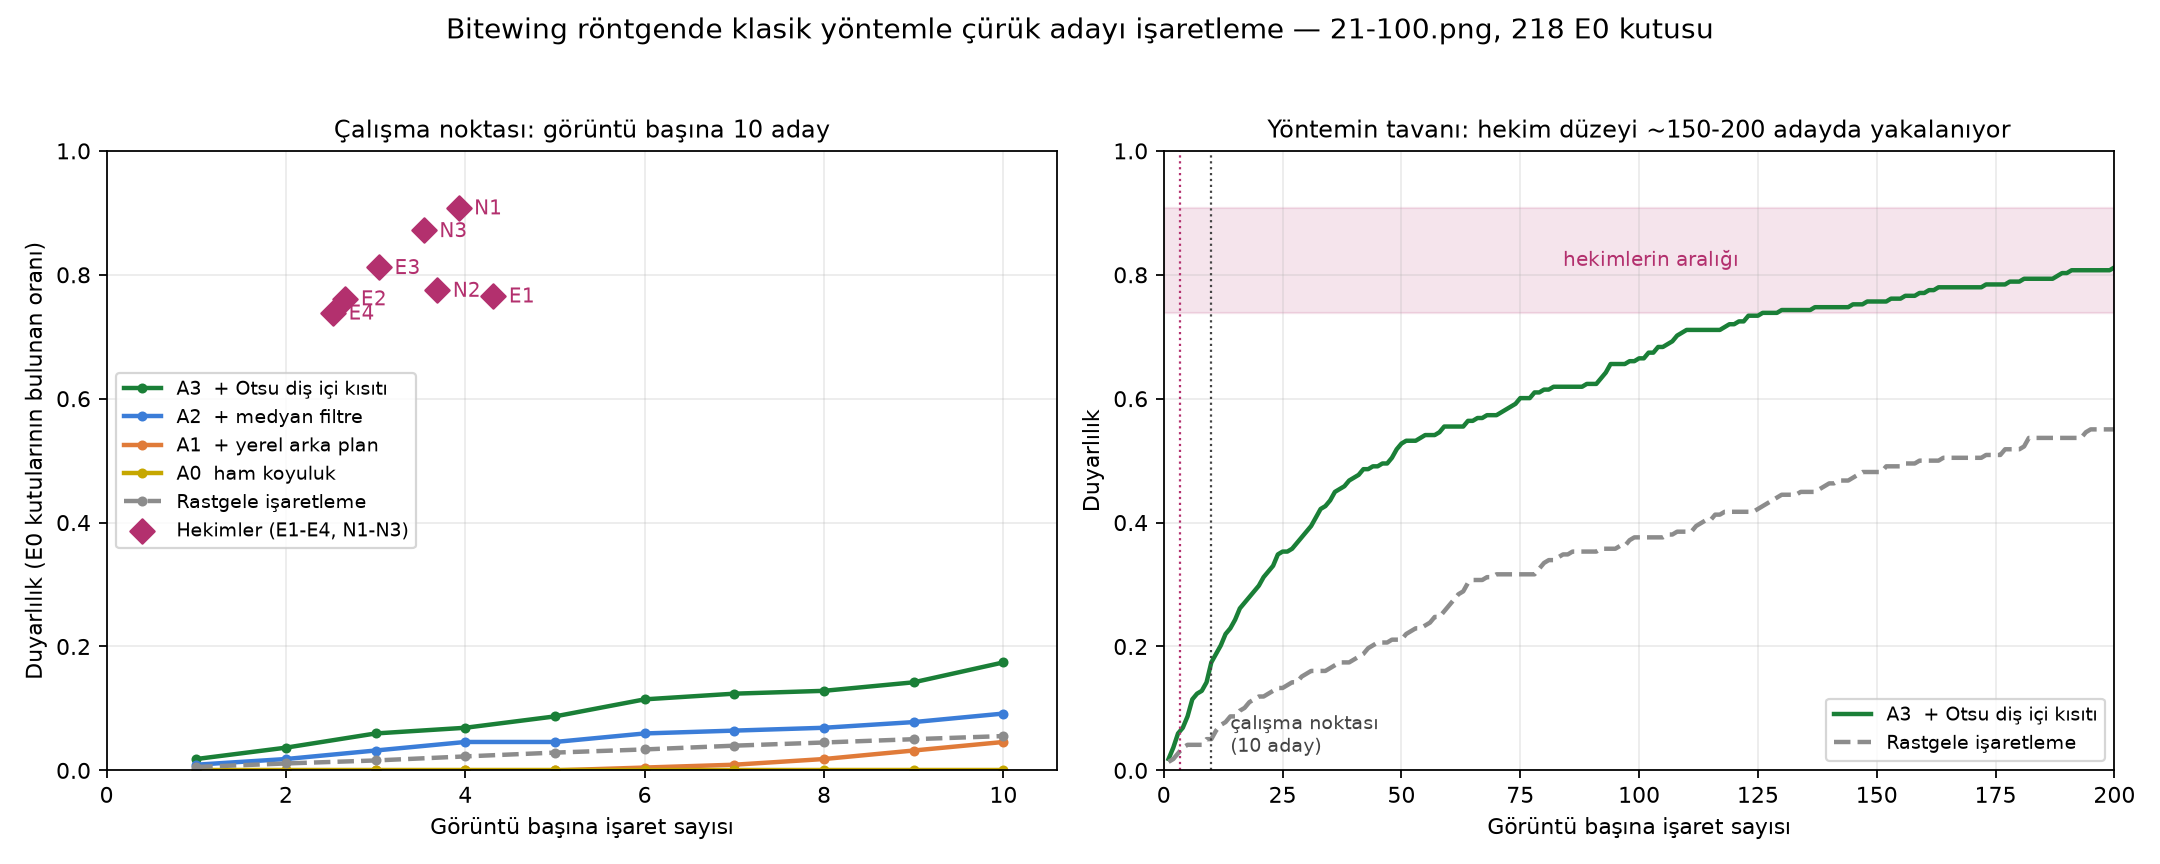

Python code for this plot:
"""Duyarlılık–aday sayısı grafiğini çizer.

Sol panel: çalışma noktası (1-10 aday) — aşamalar, rastgele alt sınır ve 7 hekim.
Sağ panel: yöntemin tavanı (1-200 aday) — A3 hekim bandına nerede yetişiyor.

Kullanım:
    python bitewing/grafik.py
"""

import json
import sys
from pathlib import Path

import matplotlib
matplotlib.use("Agg")
import matplotlib.pyplot as plt
import numpy as np

sys.path.insert(0, str(Path(__file__).resolve().parent))
import bitewing as bw

if hasattr(sys.stdout, "reconfigure"):
    sys.stdout.reconfigure(encoding="utf-8")

BURASI = Path(__file__).resolve().parent
K_UZUN = 200
RENK = {"rastgele": "#8c8c8c", "A0": "#c6a700", "A1": "#e07b39",
        "A2": "#3b7dd8", "A3": "#1a7f37"}
ETIKET = {"rastgele": "Rastgele işaretleme", "A0": "A0  ham koyuluk",
          "A1": "A1  + yerel arka plan", "A2": "A2  + medyan filtre",
          "A3": "A3  + Otsu diş içi kısıtı"}


def uzun_egri(secim: dict) -> tuple[np.ndarray, np.ndarray]:
    """A3 ve rastgele için 200 adaya kadar eğri (önbelleğe alınır)."""
    onbellek = BURASI / "uzun_egri.json"
    if onbellek.exists():
        d = json.loads(onbellek.read_text(encoding="utf-8"))
        return np.array(d["A3"]), np.array(d["rastgele"])

    kutular = bw.yukle_etiketler()
    bolum = [d for d in bw.SONUC if kutular.get((d, bw.REFERANS))]
    toplam = np.zeros(K_UZUN, dtype=np.int64)
    rast = np.zeros(K_UZUN)
    hedef = 0
    uret = np.random.default_rng(0)
    for i, dosya in enumerate(bolum, 1):
        g = bw.oku(dosya)
        maske = bw.dis_maskesi(g)
        e0 = kutular[(dosya, bw.REFERANS)]
        hedef += len(e0)
        skor = bw.skor_a2(g, secim["pencere"], secim["medyan"])
        toplam += bw.profil(bw.adaylar(skor, K_UZUN, secim["mesafe"], maske), e0, K_UZUN)
        rast += bw.profil(bw.rastgele_adaylar(maske, K_UZUN, uret), e0, K_UZUN)
        if i % 20 == 0:
            print(f"  uzun eğri {i}/{len(bolum)}", flush=True)
    a3, rs = toplam / hedef, rast / hedef
    onbellek.write_text(json.dumps({"A3": a3.tolist(), "rastgele": rs.tolist()},
                                   indent=2), encoding="utf-8")
    return a3, rs


def main():
    s = json.loads((BURASI / "sonuclar.json").read_text(encoding="utf-8"))
    k = s["k"]
    egri = {ad: np.array(v) for ad, v in s["egriler"].items()}
    hekim = s["hekimler"]
    x = np.arange(1, k + 1)

    fig, (sol, sag) = plt.subplots(1, 2, figsize=(13.5, 5.4))

    # --- Sol panel: çalışma noktası ---------------------------------------- #
    for ad in ["A3", "A2", "A1", "A0", "rastgele"]:
        sol.plot(x, egri[ad], marker="o", markersize=3.5, linewidth=2,
                 color=RENK[ad], label=ETIKET[ad],
                 linestyle="--" if ad == "rastgele" else "-")
    for ad, d in hekim.items():
        sol.scatter(d["isaret_per_goruntu"], d["duyarlilik"], s=60,
                    marker="D", color="#b3306e", zorder=5)
        sol.annotate(ad, (d["isaret_per_goruntu"], d["duyarlilik"]),
                     textcoords="offset points", xytext=(7, -3), fontsize=9,
                     color="#b3306e")
    sol.scatter([], [], s=60, marker="D", color="#b3306e", label="Hekimler (E1-E4, N1-N3)")
    sol.set_xlabel("Görüntü başına işaret sayısı")
    sol.set_ylabel("Duyarlılık (E0 kutularının bulunan oranı)")
    sol.set_title("Çalışma noktası: görüntü başına 10 aday", fontsize=11)
    sol.set_xlim(0, k + 0.6)
    sol.set_ylim(0, 1.0)
    sol.grid(alpha=0.25)
    sol.legend(fontsize=8.5, loc="center left")

    # --- Sağ panel: tavan --------------------------------------------------- #
    a3u, rsu = uzun_egri(s["secilen_parametreler"]["A3"])
    xu = np.arange(1, len(a3u) + 1)
    alt = min(d["duyarlilik"] for d in hekim.values())
    ust = max(d["duyarlilik"] for d in hekim.values())
    sag.axhspan(alt, ust, color="#b3306e", alpha=0.13)
    sag.text(len(a3u) * 0.42, (alt + ust) / 2, "hekimlerin aralığı",
             color="#b3306e", fontsize=9, va="center")
    sag.plot(xu, a3u, linewidth=2, color=RENK["A3"], label="A3  + Otsu diş içi kısıtı")
    sag.plot(xu, rsu, linewidth=2, linestyle="--", color=RENK["rastgele"],
             label="Rastgele işaretleme")
    sag.axvline(k, color="#444444", linewidth=1, linestyle=":")
    sag.text(k + 4, 0.03, f"çalışma noktası\n({k} aday)", fontsize=8.5, color="#444444")
    ort_hekim = np.mean([d["isaret_per_goruntu"] for d in hekim.values()])
    sag.axvline(ort_hekim, color="#b3306e", linewidth=1, linestyle=":")
    sag.set_xlabel("Görüntü başına işaret sayısı")
    sag.set_ylabel("Duyarlılık")
    sag.set_title("Yöntemin tavanı: hekim düzeyi ~150-200 adayda yakalanıyor", fontsize=11)
    sag.set_xlim(0, len(a3u))
    sag.set_ylim(0, 1.0)
    sag.grid(alpha=0.25)
    sag.legend(fontsize=8.5, loc="lower right")

    fig.suptitle("Bitewing röntgende klasik yöntemle çürük adayı işaretleme — "
                 "21-100.png, 218 E0 kutusu", fontsize=12.5)
    fig.tight_layout(rect=(0, 0, 1, 0.95))
    yol = BURASI / "grafik.png"
    fig.savefig(yol, dpi=160)
    print(f"Kaydedildi: {yol}")
    for kk in (10, 50, 100, 150, 200):
        print(f"  A3@{kk:<4} = {a3u[kk - 1]:.3f}    rastgele@{kk:<4} = {rsu[kk - 1]:.3f}")


if __name__ == "__main__":
    main()
